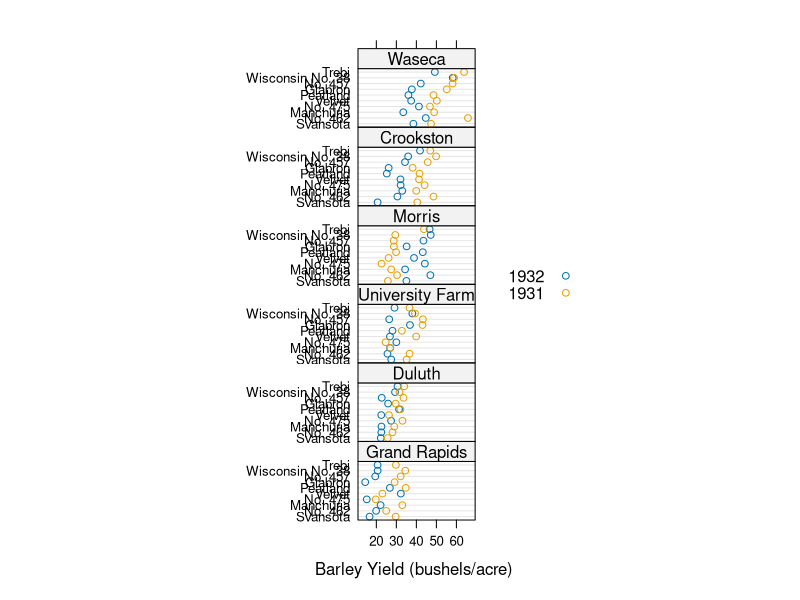

Recreate this plot in R.
library(lattice)


### Name: H_barley
### Title: Yield data from a Minnesota barley trial
### Aliases: barley
### Keywords: datasets

### ** Examples

# Graphic suggesting the Morris data switched the years 1931 and 1932
# Figure 1.1 from Cleveland
dotplot(variety ~ yield | site, data = barley, groups = year,
        key = simpleKey(levels(barley$year), space = "right"),
        xlab = "Barley Yield (bushels/acre) ",
        aspect=0.5, layout = c(1,6), ylab=NULL)
